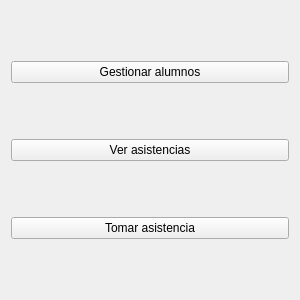
<?xml version="1.0" encoding="UTF-8"?>
<ui version="4.0">
 <class>MainWindow</class>
 <widget class="QMainWindow" name="MainWindow">
  <property name="geometry">
   <rect>
    <x>0</x>
    <y>0</y>
    <width>300</width>
    <height>300</height>
   </rect>
  </property>
  <property name="maximumSize">
   <size>
    <width>300</width>
    <height>300</height>
   </size>
  </property>
  <property name="windowTitle">
   <string>MainWindow</string>
  </property>
  <widget class="QWidget" name="centralWidget">
   <layout class="QHBoxLayout" name="horizontalLayout">
    <item>
     <layout class="QVBoxLayout" name="verticalLayout">
      <item>
       <widget class="QPushButton" name="pushButtonGestionar">
        <property name="text">
         <string>Gestionar alumnos</string>
        </property>
       </widget>
      </item>
      <item>
       <widget class="QPushButton" name="pushButtonVerAsistencia">
        <property name="text">
         <string>Ver asistencias</string>
        </property>
       </widget>
      </item>
      <item>
       <widget class="QPushButton" name="pushButtonAsistencia">
        <property name="text">
         <string>Tomar asistencia</string>
        </property>
       </widget>
      </item>
     </layout>
    </item>
   </layout>
  </widget>
 </widget>
 <layoutdefault spacing="6" margin="11"/>
 <resources/>
 <connections/>
</ui>
